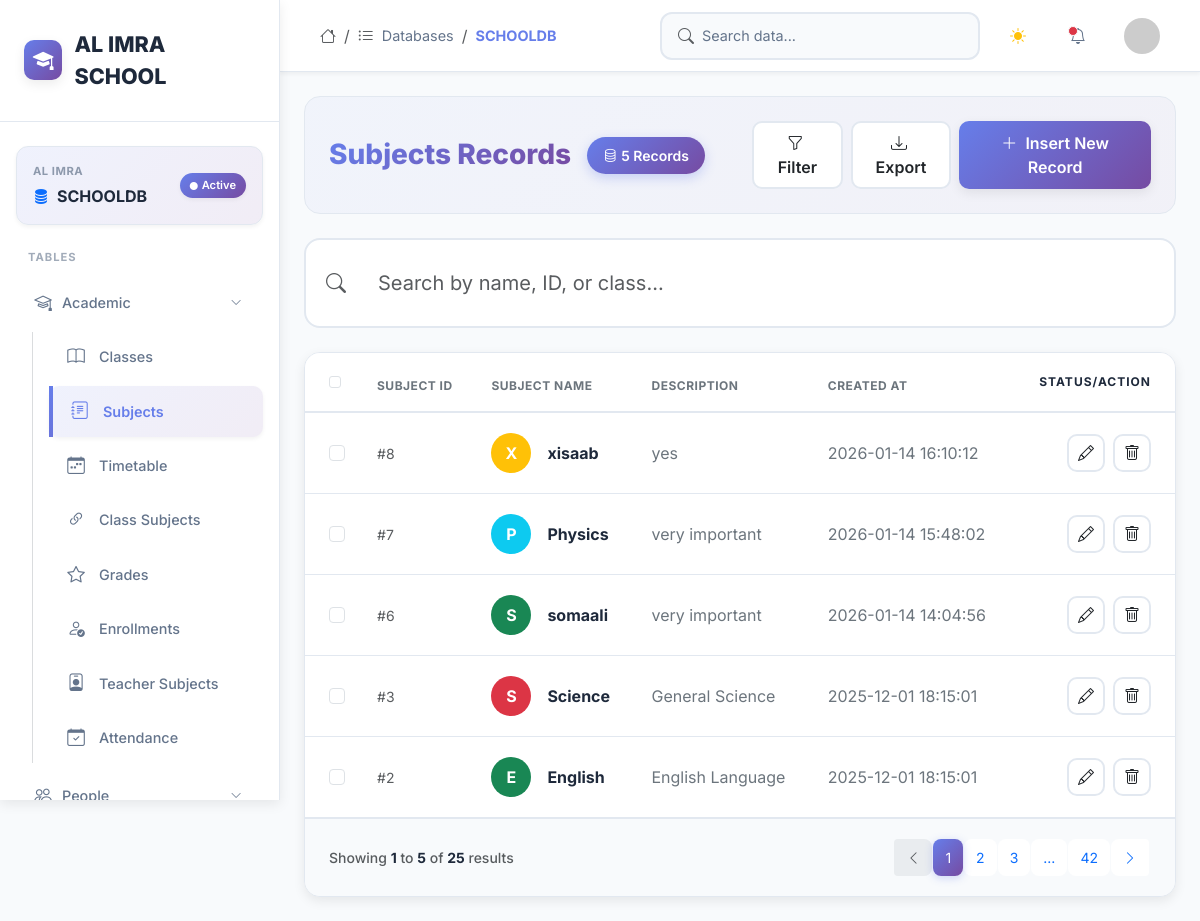
Screenshot of /index.php?table=subjects (signed in) with the database file from the repository.
### tables this page shows
CREATE TABLE `subjects` (
  `subject_id` int(11) NOT NULL,
  `subject_name` varchar(100) NOT NULL,
  `description` text DEFAULT NULL,
  `created_at` timestamp NOT NULL DEFAULT current_timestamp()
);

### content_table.php (the view, shortened to what this page needs)
<?php
$table = isset($_GET['table']) ? $_GET['table'] : '';
try {
    $stmt = $pdo->prepare("DESCRIBE `$table`");
    $stmt->execute();
    $columns_info = $stmt->fetchAll(PDO::FETCH_ASSOC);
    $columns = array_column($columns_info, 'Field');
    $selectFields = ["`$table`.*"];
    $joins = [];
    $search = isset($_GET['search']) ? trim($_GET['search']) : '';
    $searchWhere = "";
    $searchParams = [];
    $sql = "SELECT " . implode(', ', $selectFields) . " FROM `$table` " . implode(' ', $joins) . $searchWhere . " ORDER BY `$table`." . $columns[0] . " DESC LIMIT 50";
    $stmt = $pdo->prepare($sql);
    $stmt->execute($searchParams);
    $rows = $stmt->fetchAll(PDO::FETCH_ASSOC);
    $table_title = ucfirst(str_replace('_', ' ', $table));
    $record_count = count($rows);
} catch (PDOException $e) {
    echo "<div class='alert alert-danger'>Error: " . $e->getMessage() . "</div>";
    return;
}
function getInitials($name) {
    $parts = explode(' ', $name);
    return strtoupper(substr($parts[0], 0, 1) . (isset($parts[1]) ? substr($parts[1], 0, 1) : ''));
}
function getRandomColor() {
    $colors = ['bg-primary', 'bg-success', 'bg-danger', 'bg-warning', 'bg-info', 'bg-dark'];
    return $colors[array_rand($colors)];
}
function highlightMatch($text, $search) {
    $text = htmlspecialchars($text);
    if (!$search) return $text;
    return preg_replace('/(' . preg_quote($search, '/') . ')/i', '<mark class="p-0 bg-warning bg-opacity-25 text-dark fw-bold">$1</mark>', $text);
}
$has_name = false;
$name_col = '';
$status_col = '';
foreach($columns as $col) {
    if (strpos($col, 'name') !== false && !$has_name) { $has_name = true; $name_col = $col; }
}
?>
<div class="table-header-section">
    <div class="row align-items-center">
        <div class="col-md-6">
            <div class="d-flex align-items-center gap-3">
                <h2 class="table-title mb-0"><?php echo $table_title; ?> Records</h2>
                <span class="record-badge">
                    <i class="bi bi-database me-1"></i><?php echo $record_count; ?> Records
                </span>
            </div>
        </div>
        <div class="col-md-6 text-end">
            <div class="d-flex gap-2 justify-content-end">
                <button class="btn action-btn">
                    <i class="bi bi-funnel me-1"></i> Filter
                </button>
                <button class="btn action-btn">
                    <i class="bi bi-download me-1"></i> Export
                </button>
                <button class="btn btn-primary btn-insert" data-table="<?php echo $table; ?>">
                    <i class="bi bi-plus-lg me-1"></i> Insert New Record
                </button>
            </div>
        </div>
    </div>
</div>
<div class="search-card">
    <div class="d-flex align-items-center">
        <i class="bi bi-search text-muted fs-5 me-3" id="searchIconBtn" style="cursor: pointer;" title="Click to Search"></i>
        <input type="text" id="tableSearchInput" class="form-control border-0 shadow-none form-control-lg bg-transparent" placeholder="Search by name, ID, or class..." value="<?php echo htmlspecialchars($search); ?>">
    </div>
</div>
<div class="table-card">
    <div class="table-responsive">
        <table class="table table-hover align-middle mb-0">
            <thead class="bg-light">
                <tr>
                    <th class="ps-4" style="width: 50px;">
                        <input type="checkbox" class="form-check-input">
                    </th>
                    <?php foreach($columns as $col): ?>
                        <th class="text-secondary text-uppercase small fw-bold py-3" style="letter-spacing: 0.5px;"><?php echo str_replace('_', ' ', $col); ?></th>
                    <?php endforeach; ?>
                    <th class="text-end pe-4">STATUS/ACTION</th>
                </tr>
            </thead>
            <tbody>
                <?php if(empty($rows)): ?>
                    <tr>
                        <td colspan="<?php echo count($columns) + 2; ?>" class="empty-state">
                            <i class="bi bi-inbox text-muted"></i>
                            <h5 class="text-muted mt-3">No records found</h5>
                            <p class="text-muted small">Try adjusting your search or filters</p>
                        </td>
                    </tr>
                <?php else: ?>
                    <?php foreach($rows as $row): ?>
                        <tr>
                            <td class="ps-4">
                                <input class="form-check-input" type="checkbox">
                            </td>
                            <?php foreach($columns as $col): ?>
                                <td>
                                    <?php if ($col == $name_col): ?>
                                        <div class="d-flex align-items-center gap-3">
                                            <div class="rounded-circle d-flex align-items-center justify-content-center text-white <?php echo getRandomColor(); ?>" style="width: 40px; height: 40px; font-weight: bold;">
                                                <?php echo getInitials($row[$col] ?? ''); ?>
                                            </div>
                                            <div>
                                                <div class="fw-bold text-dark"><?php echo highlightMatch($row[$col] ?? '', $search); ?></div>
                                            </div>
                                        </div>
                                    <?php elseif (isset($row[$col . '_joined'])): ?>
                                         <span class="badge bg-light text-dark border"><?php echo highlightMatch($row[$col . '_joined'] ?? '', $search); ?></span>
                                         <span class="text-muted small ms-1" style="font-size: 0.65em;">(#<?php echo highlightMatch($row[$col] ?? '', $search); ?>)</span>
                                    <?php elseif ($col == $columns[0]): ?>
                                         <span class="text-muted small text-uppercase">#<?php echo highlightMatch($row[$col] ?? '', $search); ?></span>
                                    <?php elseif ($col == $status_col): ?>
                                         <?php echo highlightMatch($row[$col] ?? '', $search); ?>
                                    <?php else: ?>
                                        <span class="text-secondary"><?php echo highlightMatch($row[$col] ?? '', $search); ?></span>
                                    <?php endif; ?>
                                </td>
                            <?php endforeach; ?>
                            <td class="text-end pe-4">
                                    <div class="d-flex justify-content-end align-items-center gap-2">
                                        <button class="btn btn-edit" data-id="<?php echo $row[$columns[0]]; ?>" data-table="<?php echo $table; ?>" title="Edit">
                                            <i class="bi bi-pencil"></i>
                                        </button>
                                        <button class="btn btn-delete" data-id="<?php echo $row[$columns[0]]; ?>" data-table="<?php echo $table; ?>" title="Delete">
                                            <i class="bi bi-trash"></i>
                                        </button>
                                    </div>
                                </td>
                            </tr>
                        <?php endforeach; ?>
                    <?php endif; ?>
                </tbody>
            </table>
        </div>
        <div class="pagination-wrapper d-flex justify-content-between align-items-center">
            <div class="text-muted small fw-medium">
                Showing <span class="fw-bold text-dark">1</span> to <span class="fw-bold text-dark"><?php echo $record_count; ?></span> of <span class="fw-bold text-dark"><?php echo $record_count * 5; ?></span> results
            </div>
            <nav>
                <ul class="pagination pagination-sm mb-0">
                    <li class="page-item disabled">
                        <a class="page-link" href="#"><i class="bi bi-chevron-left"></i></a>
                    </li>
                    <li class="page-item active">
                        <a class="page-link" href="#">1</a>
                    </li>
                    <li class="page-item">
                        <a class="page-link" href="#">2</a>
                    </li>
                    <li class="page-item">
                        <a class="page-link" href="#">3</a>
                    </li>
                    <li class="page-item">
                        <a class="page-link" href="#">...</a>
                    </li>
                    <li class="page-item">
                        <a class="page-link" href="#">42</a>
                    </li>
                    <li class="page-item">
                        <a class="page-link" href="#"><i class="bi bi-chevron-right"></i></a>
                    </li>
                </ul>
            </nav>
        </div>
    </div>
</div>

### rows the page displays
subjects: subject_id "8", subject_name "X", subject_name "xisaab", description "yes", created_at "2026-01-14 16:10:12"
subjects: subject_id "7", subject_name "P", subject_name "Physics", description "very important", created_at "2026-01-14 15:48:02"
subjects: subject_id "6", subject_name "S", subject_name "somaali", description "very important", created_at "2026-01-14 14:04:56"
subjects: subject_id "3", subject_name "S", subject_name "Science", description "General Science", created_at "2025-12-01 18:15:01"
subjects: subject_id "2", subject_name "E", subject_name "English", description "English Language", created_at "2025-12-01 18:15:01"

### other values shown
$table_title "Subjects"
$record_count "5"
str_replace('_', ' ', $col) "SUBJECT ID"
str_replace('_', ' ', $col) "SUBJECT NAME"
str_replace('_', ' ', $col) "DESCRIPTION"
str_replace('_', ' ', $col) "CREATED AT"
$record_count * 5 "25"
